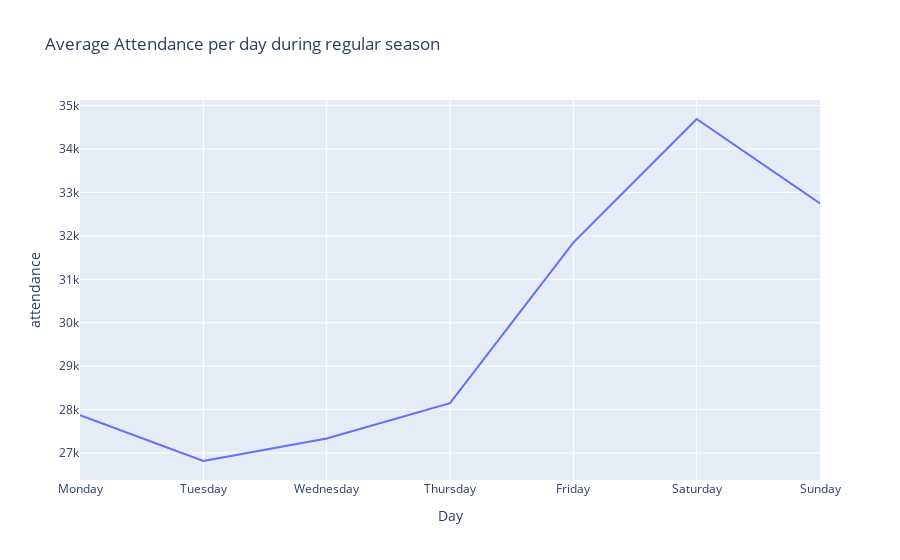

Notebook source saved alongside this figure:
### Code cell
fig3 = px.line(Day, x="day_of_week", y="attendance", title='Average Attendance per day during regular season')
fig3.update_layout(xaxis_title='Day')
fig3

### Figure 1 — Plotly figure (JSON) as saved in the notebook; plotly's stock layout.template omitted (floating-point values rounded to 4 significant figures)
{"data": [{"hovertemplate": "day_of_week=%{x}<br>attendance=%{y}<extra></extra>", "legendgroup": "", "line": {"color": "#636efa", "dash": "solid"}, "marker": {"symbol": "circle"}, "mode": "lines", "name": "", "orientation": "v", "showlegend": false, "type": "scatter", "x": ["Monday", "Tuesday", "Wednesday", "Thursday", "Friday", "Saturday", "Sunday"], "xaxis": "x", "y": [27870.0, 26820.0, 27330.0, 28150.0, 31850.0, 34690.0, 32750.0], "yaxis": "y"}], "layout": {"autosize": true, "legend": {"tracegroupgap": 0}, "title": {"text": "Average Attendance per day during regular season"}, "xaxis": {"anchor": "y", "autorange": true, "domain": [0, 1], "range": [0, 6], "title": {"text": "Day"}, "type": "category"}, "yaxis": {"anchor": "x", "autorange": true, "domain": [0, 1], "range": [26380.0, 35130.0], "title": {"text": "attendance"}, "type": "linear"}}}
